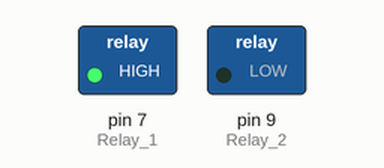
Simulated run of this sketch. Board: Arduino Uno, built with avr-gcc and run on an emulated ATmega328P. Parts: switched loads named in the sketch (green lamp = pin HIGH).

Above: at 4.5 s.
At 5.5 s:
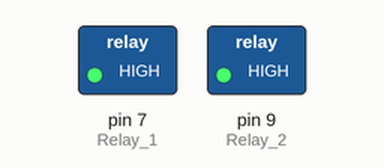
At 6.5 s:
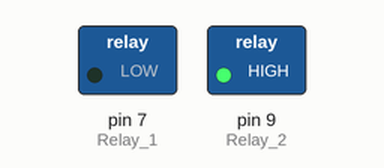
At 7.5 s:
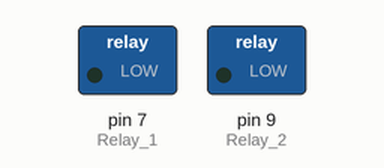
Timing chart, 0 to 9.2 s (numbered marks = the images above):
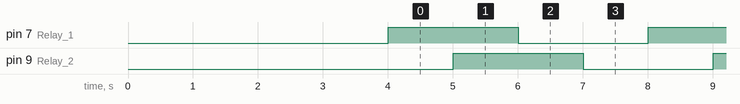

Measured:
- by itself, pin 7 (Relay_1), pin 9 (Relay_2): alternates HIGH for 2.0 s and LOW for 2.0 s
- by itself, everything shown: repeats every 4.0 s, in 4 steps

The sketch:

active_low_relay.ino
```cpp
/* YourDuino Example: Relay Control 1.10
  Handles "Relay is active-low" to assure
  no relay activation from reset until
  application is ready.
   terry@yourduino.com */

/*-----( Import needed libraries )-----*/
/*-----( Declare Constants )-----*/
#define RELAY_ON 1
#define RELAY_OFF 0
/*-----( Declare objects )-----*/
/*-----( Declare Variables )-----*/
#define Relay_1  7  // Arduino Digital I/O pin number
#define Relay_2  9

void setup()   /****** SETUP: RUNS ONCE ******/
{
  //-------( Initialize Pins so relays are inactive at reset)----
  digitalWrite(Relay_1, RELAY_OFF);
  digitalWrite(Relay_2, RELAY_OFF);

  //---( THEN set pins as outputs )----
  pinMode(Relay_1, OUTPUT);
  pinMode(Relay_2, OUTPUT);
  delay(4000); //Check that all relays are inactive at Reset

}//--(end setup )---


void loop()   /****** LOOP: RUNS CONSTANTLY ******/
{
  //---( Turn all 4 relays ON in sequence)---
  digitalWrite(Relay_1, RELAY_ON);// set the Relay ON
  delay(1000);              // wait for a second
  digitalWrite(Relay_2, RELAY_ON);// set the Relay ON
  delay(1000);              // wait for a second

  //---( Turn all 4 relays OFF in sequence)---
  digitalWrite(Relay_1, RELAY_OFF);// set the Relay OFF
  delay(1000);              // wait for a second
  digitalWrite(Relay_2, RELAY_OFF);// set the Relay OFF
  delay(1000);              // wait for a second

}//--(end main loop )---


//*********( THE END )***********
```
